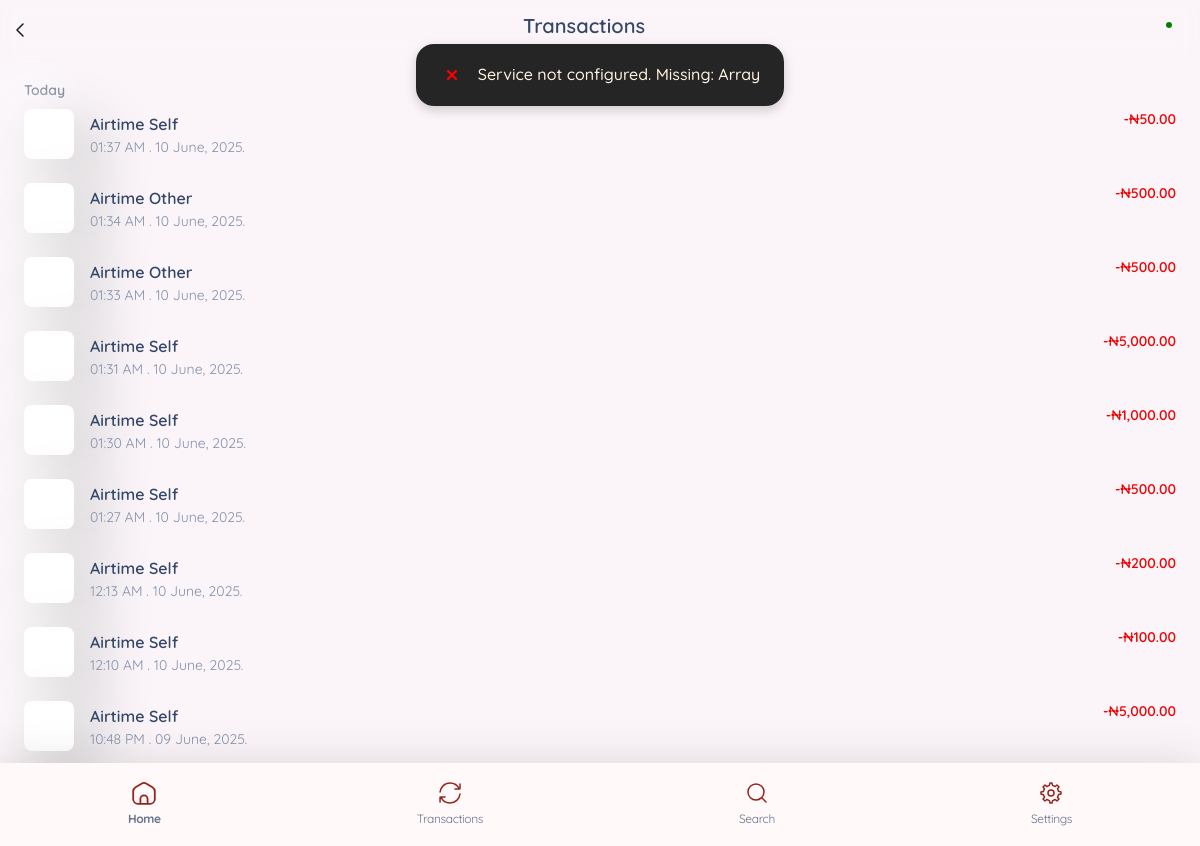
Screenshot of /public/pages/transactions.php (signed in) with the database file from the repository.
### tables this page shows
CREATE TABLE `transactions` (
  `id` int(11) NOT NULL,
  `user_id` int(11) NOT NULL,
  `service_id` int(11) NOT NULL,
  `provider_id` int(11) DEFAULT NULL,
  `plan_id` int(11) DEFAULT NULL,
  `type` varchar(50) NOT NULL,
  `icon` varchar(50) NOT NULL DEFAULT 'ni ni-default',
  `color` varchar(50) NOT NULL DEFAULT 'text-dark',
  `direction` enum('credit','debit') NOT NULL DEFAULT 'debit',
  `description` varchar(100) NOT NULL,
  `amount` decimal(10,2) NOT NULL,
  `email` varchar(255) DEFAULT NULL,
  `reference` varchar(100) NOT NULL,
  `status` enum('success','fail') NOT NULL DEFAULT 'fail',
  `created_at` timestamp NOT NULL DEFAULT current_timestamp()
);

### functions/Model.php (called while the page is built, shortened)
<?php
function getTransactions($pdo, $user_id, $limit = 5)
{
    try {
        $limit = (int)$limit;
        $stmt = $pdo->prepare("SELECT id, user_id, service_id, type, direction, amount, status, created_at, icon, color, description FROM transactions WHERE user_id = ? ORDER BY created_at DESC LIMIT $limit");
        $stmt->execute([$user_id]);
        $transactions = $stmt->fetchAll();
        return $transactions ?: [];
    } catch (PDOException $e) {
        echo $e->getMessage();
        return [];
    }
}

### public/pages/transactions.php (the view, shortened to what this page needs)
<?php
require __DIR__ . '/../../config/config.php';
require __DIR__ . '/../../functions/Model.php';
require __DIR__ . '/../partials/header.php';
?>
<body>
    <main class="container-fluid py-4">
        <header>
            <div class="page-header mb-4 text-center">
                <svg class="header-back-button" width="8" height="14" viewBox="0 0 8 14" fill="none" xmlns="http://www.w3.org/2000/svg">
                    <path d="M7 1L1 7L7 13" stroke="#141C25" stroke-width="1.5" stroke-linecap="round" stroke-linejoin="round" />
                </svg>
                <h5 class="fw-bold">Transactions</h5>
                <div class="notification-icon">
                    <a href="notifications.php">
                        <span class="notification-badge"></span>
                    </a>
                </div>
            </div>
        </header>
        <div>
            <p class="text-sm mb-2">
                <span class="font-weight-bold">Today</span>
            </p>
            <div class="transaction-list">
                <?php
                $transactions = getTransactions($pdo, $user_id, 50);
                if (!$transactions) {
                    echo '<p class="text-center text-muted">No transactions yet.</p>';
                } else {
                    foreach ($transactions as $transaction) {
                        $icon = getTransactionIcon($transaction['type']);
                        $textColor = $transaction['type'] == 'Deposit' ? 'text-success' : 'text-danger';
                        $formattedAmount = number_format($transaction['amount'], 2);
                        $date = date("h:i A . d F, Y.", strtotime($transaction['created_at']));
                        $prefix = ($transaction['type'] === 'Deposit') ? '+₦' : '-₦';
                        if ($transactions) {
                ?>
                            <div class='d-flex justify-content-between align-items-start mb-3 pb-2'>
                                <div class='d-flex align-items-center gap-3'>
                                    <div class='transaction-icon p-2 text-white'><?= $icon ?></div>
                                    <div>
                                        <h6 class='mb-0'><?= $transaction['type'] ?></h6>
                                        <p class='text-sm text-secondary mb-0'><?= $date ?></p>
                                    </div>
                                </div>
                                <span class='<?= $textColor ?> fw-semibold text-sm'><?= $prefix . $formattedAmount ?></span>
                            </div>
                <?php
                        }
                    }
                }
                ?>
            </div>
        </div>
        <?php require __DIR__ . '/../partials/bottom-nav.php' ?>
        <footer class="my-4">
            <p class="text-xs text-center text-secondary">Copyright &copy; Dreamerscodes 2025. All rights reserved.</p>
        </footer>
    </main>
</body>
</html>

### public/assets/css/toasted.css (style rules this page uses)
:root { --toasted-red: #d72638; --toasted-black: #1a1a1a; --toasted-cream: #fff3e0; }

### public/assets/css/style.css (style rules this page uses)
* { padding: 0; margin: 0; box-sizing: border-box; font-family: "Quicksand", "Segoe UI" !important; }
body { background-color: var(--primary-light); font-family: "Quicksand", "Segoe UI" !important; }
:is(body, *) { font-variant-numeric: lining-nums; }
*:not(code):not(pre) { font-feature-settings: "lnum"; }
a { text-decoration: none; }
header { margin-bottom: 3.5rem; }
header .header-back-button { cursor: pointer; }
.page-header { position: fixed; top: 0; left: 0; right: 0; z-index: 1000; backdrop-filter: blur(10px); width: 100%; display: flex; justify-content: space-between; align-items: center; padding: 14px 16px; height: 60px; }
.notification-icon { position: relative; display: flex; align-items: center; justify-content: center; width: 40px; margin-top: 10px; height: 40px; border-radius: 50%; }
.notification-badge { position: absolute; top: 5px; right: 10px; width: 10px; height: 10px; background-color: green; border-radius: 50%; z-index: 100; border: 2px solid white; }
.transaction-icon { border-radius: 8px; width: 50px; height: 50px; min-width: 50px; min-height: 50px; display: flex; justify-content: center; align-items: center; background: #ffffff; box-shadow: 20px 20px 60px #bebebe, -20px -20px 60px #ffffff; }

### public/assets/css/print.css (style rules this page uses)
@media screen and (max-width: 1200px) { p { font-size: 18px; } }

### rows the page displays
transactions: type "Airtime Self", created_at "01:37 AM . 10 June, 2025.", type "-₦", amount "50.00"
transactions: type "Airtime Other", created_at "01:34 AM . 10 June, 2025.", type "-₦", amount "500.00"
transactions: type "Airtime Other", created_at "01:33 AM . 10 June, 2025.", type "-₦", amount "500.00"
transactions: type "Airtime Self", created_at "01:31 AM . 10 June, 2025.", type "-₦", amount "5,000.00"
transactions: type "Airtime Self", created_at "01:30 AM . 10 June, 2025.", type "-₦", amount "1,000.00"
transactions: type "Airtime Self", created_at "01:27 AM . 10 June, 2025.", type "-₦", amount "500.00"
transactions: type "Airtime Self", created_at "12:13 AM . 10 June, 2025.", type "-₦", amount "200.00"
transactions: type "Airtime Self", created_at "12:10 AM . 10 June, 2025.", type "-₦", amount "100.00"
transactions: type "Airtime Self", created_at "10:48 PM . 09 June, 2025.", type "-₦", amount "5,000.00"
